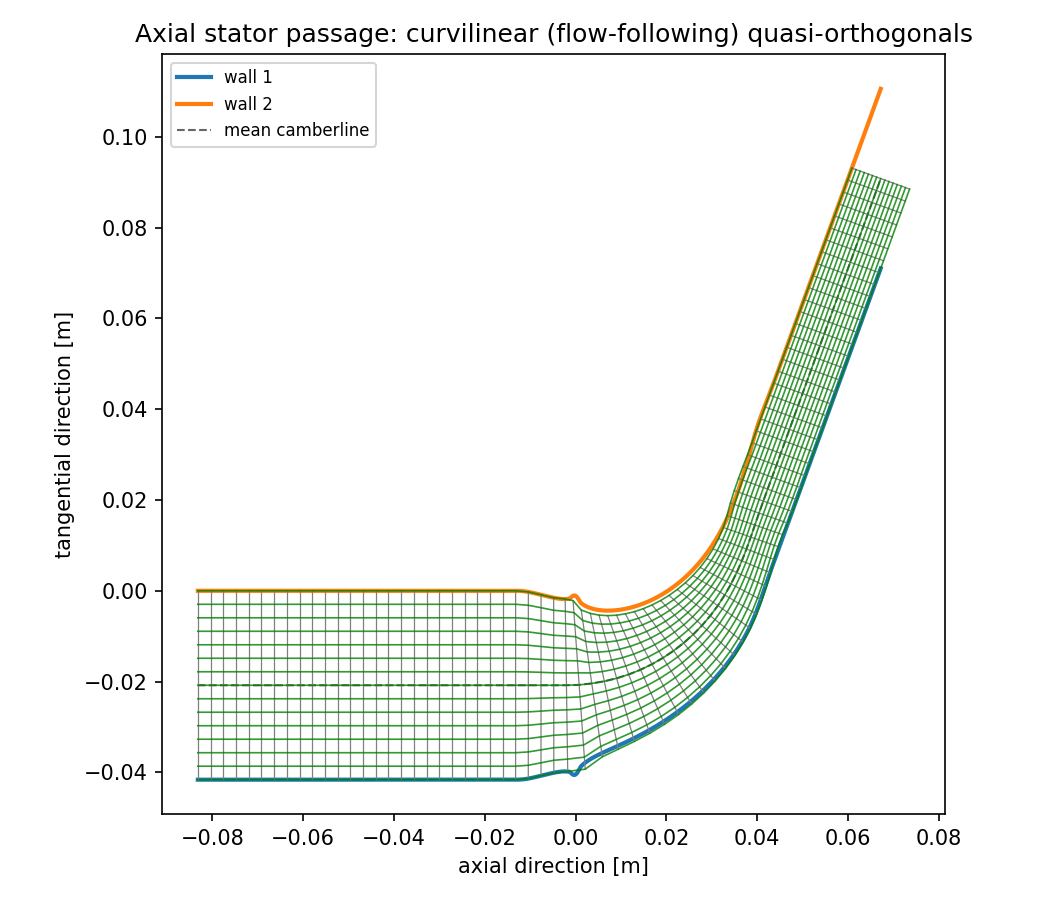

This figure's Python source:
"""
Curvilinear (meanline-following) quasi-orthogonal mesh for the axial
stator passage -- replaces the fixed constant-x cuts in
stator_axial_mesh.py / stator_axial_slc_solve.py.

Why: with fixed vertical cuts, the flow turning from 0 deg to 70 deg means
the cuts become increasingly oblique to the flow. Mass flux through a cut
scales with cos(Phi - Phi_cut), which collapses toward zero as the flow
direction departs from the cut's normal -- exactly the degeneracy Gajoni's
bend avoids by switching from Cartesian to polar (radially-oriented) cuts.
For an arbitrarily-curved passage (no fixed center to use for polar
coordinates), the general fix is to orient each cut perpendicular to the
LOCAL mean-flow direction, found from a mean camberline through the
passage, parameterized by its own arc length.

Construction:
  1. Build wall1(x), wall2(x) as before (stator_axial_mesh.py).
  2. Mean camberline = 0.5*(wall1+wall2) on a dense x grid.
  3. Arc-length parameterize the meanline, resample to Q_STATIONS
     uniformly-spaced-in-s stations.
  4. At each station: local tangent angle Phi_mean(s) (heading of the
     meanline), local normal direction n_hat(s).
  5. Wall offsets t1(s), t2(s): project each wall's point (at the same x
     used to build that meanline station) onto n_hat(s) -- an
     approximation to a true line-curve intersection, accurate as long as
     the walls are locally smooth relative to the passage width (true
     here), much simpler than root-finding an exact intersection.
"""

import glob
import numpy as np
import matplotlib.pyplot as plt
import yaml

from stator_axial_mesh import (
    load_blade, split_surfaces, resample_by_x, translate, extend_straight,
    check_combo, BLADE_FILE, N_EXT, EXT_FRAC,
)

Q_STATIONS = 80
N_DENSE = 600  # dense x-grid used to build/arclength-parameterize the meanline


def three_point_derivatives(f, x):
    n = len(x)
    fp = np.zeros(n)
    fpp = np.zeros(n)
    for i in range(1, n - 1):
        h1 = x[i] - x[i - 1]
        h2 = x[i + 1] - x[i]
        fp[i] = (f[i + 1] - f[i - 1]) / (h1 + h2)
        fpp[i] = 2.0 * (h1 * f[i + 1] - (h1 + h2) * f[i] + h2 * f[i - 1]) \
            / (h1 * h2 * (h1 + h2))
    fp[0] = (f[1] - f[0]) / (x[1] - x[0])
    fp[-1] = (f[-1] - f[-2]) / (x[-1] - x[-2])
    fpp[0] = fpp[1] if n > 2 else 0.0
    fpp[-1] = fpp[-2] if n > 2 else 0.0
    return fp, fpp


def build_walls():
    case_file = sorted(glob.glob("meanline_stage_axial_*.yaml"))[-1]
    with open(case_file) as f:
        cfg = yaml.safe_load(f)
    geom = cfg["geometry"]["stator"]
    spacing = geom["spacing"]
    height = geom["height"]

    x, y = load_blade(BLADE_FILE)
    surfaces = split_surfaces(x, y)
    x_common = np.linspace(x.min() + 1e-5, x.max() - 1e-5, 30)
    candidates = [
        check_combo(surfaces, spacing, l1, l2, sign, x_common)
        for l1 in ("A", "B") for l2 in ("A", "B") if l2 != l1
        for sign in (+1.0, -1.0)
    ]
    valid = [c for c in candidates if c["frac_inside"] < 1e-6]
    best = min(valid, key=lambda c: abs(c["mean_width"] - spacing))

    x1, y1 = surfaces[best["label1"]]
    x2, y2 = surfaces[best["label2"]]

    angle_in = np.deg2rad(geom["metal_angle_in"])
    angle_out = np.deg2rad(geom["metal_angle_out"])
    dir_in = np.array([np.cos(angle_in), np.sin(angle_in)])
    dir_out = np.array([np.cos(angle_out), np.sin(angle_out)])

    ext_len = EXT_FRAC * spacing
    x1e, y1e = extend_straight(x1, y1, ext_len, N_EXT, dir_in, dir_out)
    x2e, y2e = extend_straight(x2, y2, ext_len, N_EXT, dir_in, dir_out)
    x2e, y2e = translate(x2e, y2e, best["sign"] * spacing)

    # Use the OVERLAP of both extended walls' x-ranges, not just wall1's:
    # the two surfaces were trimmed by different amounts near their tips
    # (build_walls trims each independently wherever it goes near-vertical,
    # and that trim depth differs between surfaces), so their extensions
    # -- built from different starting points but the same length -- don't
    # end at exactly the same x. Building x_dense from wall1's range alone
    # let it run past wall2's actual data, silently extrapolating (flat
    # clamp) wall2 over the last ~1% of the domain -- which is exactly the
    # pinch that showed up at the outlet end.
    x_lo = max(x1e.min(), x2e.min()) + 1e-6
    x_hi = min(x1e.max(), x2e.max()) - 1e-6
    x_dense = np.linspace(x_lo, x_hi, N_DENSE)
    _, yW1_dense = resample_by_x(x1e, y1e, x_dense)
    _, yW2_dense = resample_by_x(x2e, y2e, x_dense)
    if np.mean(yW2_dense - yW1_dense) < 0.0:
        yW1_dense, yW2_dense = yW2_dense, yW1_dense

    # Smooth the walls themselves here, not just the derived camberline:
    # these are what's actually drawn and what the cut endpoints are
    # pinned to, so a kink here shows up directly regardless of how
    # smooth the camberline/cut-angle signal is. Same short window as
    # the camberline smoothing (much shorter than the blade's real
    # curvature length scale), applied identically to both walls so they
    # stay a consistent pitch apart.
    from scipy.signal import savgol_filter
    window = max(11, 2 * (N_DENSE // 120) + 1)
    yW1_dense = savgol_filter(yW1_dense, window, 3)
    yW2_dense = savgol_filter(yW2_dense, window, 3)

    return x_dense, yW1_dense, yW2_dense, spacing, height, cfg


def build_curvilinear_mesh(Q_STATIONS=Q_STATIONS):
    x_dense, yW1, yW2, spacing, height, cfg = build_walls()

    # Mean camberline on the dense grid, then arc-length parameterize it.
    x_mean = x_dense
    y_mean = 0.5 * (yW1 + yW2)

    # Smooth the meanline signal itself before differentiating it for cut
    # directions. The quasi-orthogonal cut angle comes from a SECOND
    # derivative of this curve, which is far more sensitive to small
    # imperfections than the curve's visible shape -- geometric fixes to
    # the walls (matching the true tip tangent, blending the extension)
    # got the visible kink out of the walls themselves, but a residual,
    # much smaller wiggle still showed up as a visible kink in the cut
    # directions. A Savitzky-Golay filter with a window much shorter than
    # the blade's real curvature length scale (~0.03 m radius) kills that
    # residual without touching the genuine chord-scale curvature.
    from scipy.signal import savgol_filter
    window = max(11, 2 * (N_DENSE // 120) + 1)  # odd window, ~0.3% of N_DENSE
    y_mean = savgol_filter(y_mean, window, 3)

    ds_dense = np.hypot(np.diff(x_mean), np.diff(y_mean))
    s_dense = np.concatenate([[0.0], np.cumsum(ds_dense)])

    s_stations = np.linspace(0.0, s_dense[-1], Q_STATIONS)
    xm = np.interp(s_stations, s_dense, x_mean)
    ym = np.interp(s_stations, s_dense, y_mean)
    x_of_s = np.interp(s_stations, s_dense, x_dense)  # to re-evaluate the walls at matching x

    xm_p, _ = three_point_derivatives(xm, s_stations)
    ym_p, _ = three_point_derivatives(ym, s_stations)
    norm = np.hypot(xm_p, ym_p)
    tangent = np.stack([xm_p / norm, ym_p / norm], axis=1)
    normal = np.stack([-tangent[:, 1], tangent[:, 0]], axis=1)  # rotate +90 deg
    Phi_mean = np.arctan2(tangent[:, 1], tangent[:, 0])

    _, yW1_at_s = resample_by_x(x_dense, yW1, x_of_s)
    _, yW2_at_s = resample_by_x(x_dense, yW2, x_of_s)

    v1 = np.stack([x_of_s - xm, yW1_at_s - ym], axis=1)
    v2 = np.stack([x_of_s - xm, yW2_at_s - ym], axis=1)
    t1 = np.einsum("ij,ij->i", v1, normal)
    t2 = np.einsum("ij,ij->i", v2, normal)
    if np.mean(t2 - t1) < 0.0:
        t1, t2 = t2, t1

    return dict(s=s_stations, xm=xm, ym=ym, tangent=tangent, normal=normal,
                Phi_mean=Phi_mean, t1=t1, t2=t2, spacing=spacing, height=height,
                cfg=cfg, x_dense=x_dense, yW1=yW1, yW2=yW2)


if __name__ == "__main__":
    mesh = build_curvilinear_mesh()
    s, xm, ym = mesh["s"], mesh["xm"], mesh["ym"]
    normal, t1, t2 = mesh["normal"], mesh["t1"], mesh["t2"]

    N_STREAMLINES = 15
    frac = np.linspace(0.0, 1.0, N_STREAMLINES)

    fig, ax = plt.subplots(figsize=(7, 6))
    ax.plot(mesh["x_dense"], mesh["yW1"], color="tab:blue", lw=2.0, label="wall 1")
    ax.plot(mesh["x_dense"], mesh["yW2"], color="tab:orange", lw=2.0, label="wall 2")
    ax.plot(xm, ym, "k--", lw=1.0, alpha=0.6, label="mean camberline")

    for k in range(len(s)):
        p1 = np.array([xm[k], ym[k]]) + t1[k] * normal[k]
        p2 = np.array([xm[k], ym[k]]) + t2[k] * normal[k]
        ax.plot([p1[0], p2[0]], [p1[1], p2[1]], color="gray", lw=0.6)

    for f in frac:
        xs = xm + (t1 + f * (t2 - t1)) * normal[:, 0]
        ys = ym + (t1 + f * (t2 - t1)) * normal[:, 1]
        ax.plot(xs, ys, color="green", lw=0.8, alpha=0.8)

    ax.set_aspect("equal", adjustable="box")
    ax.set_xlabel("axial direction [m]")
    ax.set_ylabel("tangential direction [m]")
    ax.set_title("Axial stator passage: curvilinear (flow-following) quasi-orthogonals")
    ax.legend(fontsize=8, loc="best")
    fig.tight_layout(pad=1)
    fig.savefig("stator_axial_curvilinear_mesh.png", dpi=150)
    print("saved stator_axial_curvilinear_mesh.png")
